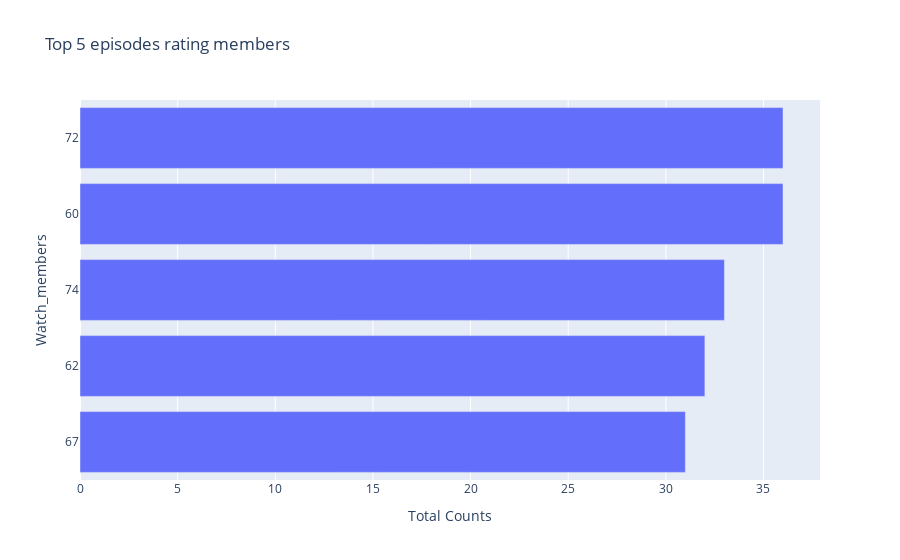

The notebook cell this image was saved under:
### Code cell
df['members'] = df['members'].astype(str)
cast_df = pd.DataFrame()
cast_df = df['members'].str.split(',', expand=True).stack()
cast_df = cast_df.to_frame()
cast_df.columns = ['Watch_members']
Epi_mem = cast_df.groupby(['Watch_members']).size().reset_index(name='Total Counts')
Epi_mem = Epi_mem[Epi_mem.Watch_members != 'No cast specified']
Epi_mem = Epi_mem.sort_values(by=['Total Counts'], ascending=False)
Top_5_episodes_rating_member = Epi_mem.head()
Top_5_episodes_rating_member = Top_5_episodes_rating_member.sort_values(by=['Total Counts'])
barchart2 = px.bar(Top_5_episodes_rating_member, x='Total Counts', y='Watch_members', title='Top 5 episodes rating members')
barchart2.show()

### Figure 1 — Plotly figure (JSON) as saved in the notebook; plotly's stock layout.template omitted (floating-point values rounded to 4 significant figures)
{"data": [{"alignmentgroup": "True", "hovertemplate": "Total Counts=%{x}<br>Watch_members=%{y}<extra></extra>", "legendgroup": "", "marker": {"color": "#636efa", "pattern": {"shape": ""}}, "name": "", "offsetgroup": "", "orientation": "h", "showlegend": false, "textposition": "auto", "type": "bar", "x": [31, 32, 33, 36, 36], "xaxis": "x", "y": ["67", "62", "74", "60", "72"], "yaxis": "y"}], "layout": {"autosize": true, "barmode": "relative", "legend": {"tracegroupgap": 0}, "title": {"text": "Top 5 episodes rating members"}, "xaxis": {"anchor": "y", "autorange": true, "domain": [0, 1], "range": [0, 37.89], "title": {"text": "Total Counts"}, "type": "linear"}, "yaxis": {"anchor": "x", "autorange": true, "domain": [0, 1], "range": [-0.5, 4.5], "title": {"text": "Watch_members"}, "type": "category"}}}
